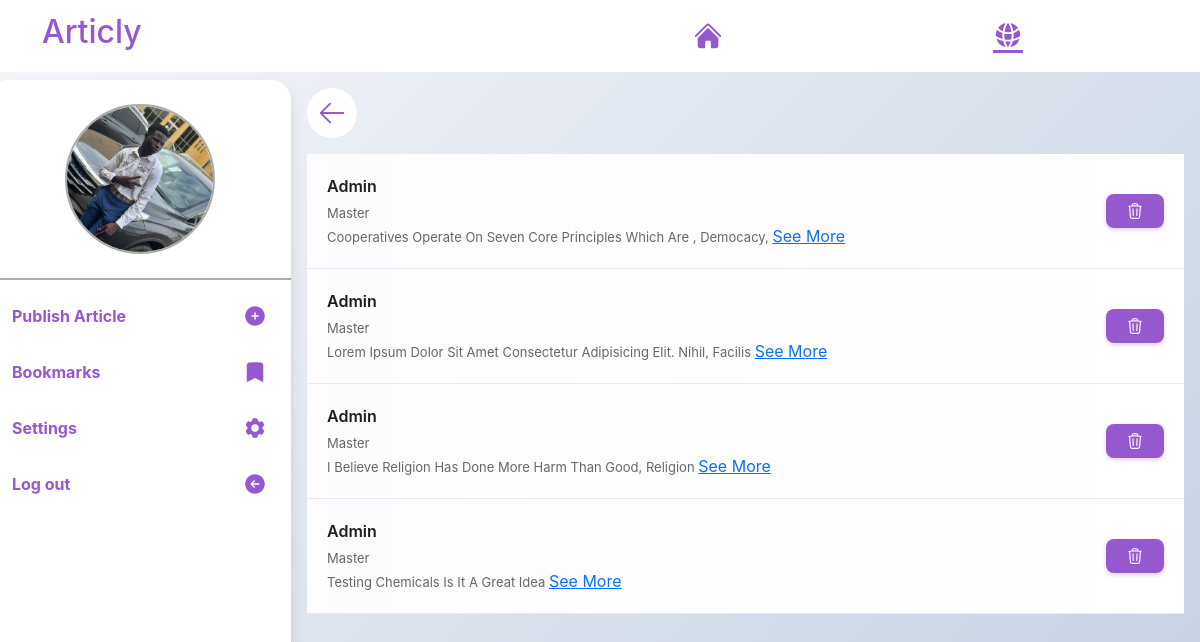
The app's page /user/bookmarks/ (signed in) with its own data.
### authentication/models.py (models this page shows, shortened)
class UserProfile(models.Model):
    user = models.OneToOneField(User,on_delete=models.CASCADE)
    category = models.ForeignKey(UserCategory,on_delete=models.CASCADE)
    bio = models.TextField(default="enter bio")
    cover_photo = models.ImageField(upload_to="cover_photo/",default="test.jpg")
    profile_photo = models.ImageField(upload_to="profile_photo/",default="test.jpg")
    name_of_school = models.CharField(max_length=50,default="")
    level_of_education = models.CharField(max_length=50,default="")
    flags = models.IntegerField(default=0)

class UserCategory(models.Model):
    category_name = models.CharField(max_length=15)
    def __str__(self):
        return self.category_name

### user/models.py (models this page shows, shortened)
class Bookmark(models.Model):
    user = models.ForeignKey(User,on_delete=models.CASCADE)
    article = models.ForeignKey(Article,on_delete=models.CASCADE)

class Article(models.Model):
    user = models.ForeignKey(User,on_delete=models.CASCADE)
    title = models.CharField(max_length=30)
    content = CKEditor5Field('Text', config_name='extends')
    time_created = models.DateTimeField(auto_now_add=True)
    date = models.DateField(auto_now_add=True)
    is_flagged = models.BooleanField(default=False)
    category = models.ForeignKey(Category,on_delete=models.CASCADE,null=True,default=None)
    slug = models.SlugField(unique=True,max_length=255)

### user/views.py (the view)
# urls.py: path("bookmarks/", views.bookmarks_page, name="bookmarks_page"),
def bookmarks_page(request):
    bookmarks = Bookmark.objects.filter(user=request.user)
    context = {"bookmarks":bookmarks}
    return render(request,"user/bookmark.html",context)

### user/templatetags/user_tags.py (called while the page is built)
@register.filter
def truncate(value,arg):
    words = value.split()[:arg]
    return ' '.join(words)

@register.filter
def generate_token(data):
    encoded_bytes = base64.urlsafe_b64encode(force_bytes(data))
    return force_str(encoded_bytes)

### user/utils.py (called while the page is built)
def custom_context(request):
    categories = Category.objects.all()
    if request.user.is_authenticated:
        preference = Prefrence.objects.get(user=request.user).category.all()
        likes = Like.objects.filter(user=request.user).values_list("article_id",flat=True)
        bookmarks = Bookmark.objects.filter(user=request.user).values_list("article_id",flat=True)
        connected_user_ids = get_complex_data(request)
        print(connected_user_ids)
        context = {"category":categories,
                   "connections":connected_user_ids,
                    "saved_preferences":preference,"likes":likes,
               "bookmarks":bookmarks,}
    else:
        context = {"category":categories}
    return context

def get_complex_data(request):
    data = cache.get(f'user_connections_{request.user}')
    if data is None:
        connections = Connection.objects.filter(
            Q(sender=request.user) | Q(receiver=request.user)
        ).values_list(
            'sender_id', 'receiver_id'
        )
        connected_user_ids = {
            uid for pair in connections for uid in pair
        }
        connected_user_ids.discard(request.user.id)
        print(f"user_connections_{request.user}")
        cache.set(f'user_connections_{request.user}', connected_user_ids,None) # Cache for 1 hour
        data = connected_user_ids
    return data

### user/templates/user/bookmark.html (shortened to what this page needs)
{% extends "user/base.html" %} {% load user_tags %}  {% block main %} {% include "user/components/back_button.html" %}
{% for bookmark in bookmarks %}
<div class="post w-100">
  <div class="author-info d-flex align-items-center justify-content-between">
    <div class="d-flex align-items-center">
      <div class="capitalize">
        <div class="author-name">{{ bookmark.user }}</div>
        <span class="author-role"
          >{{ bookmark.user.userprofile.category }}</span
        >
        <span class="author-role d-block"
          >{{ bookmark.article.content|truncate:10 }}
          <a href="{% url 'comment_page' bookmark.article.id %}">See more</a>
        </span>
      </div>
    </div>
    <div>
      <form
        class="delete_bookmark"
        action="{% url 'bookmark_post' %}"
        method="post"
      >
        <button class="connect-btn" title="Delete Bookmark">
        </button>
      </form>
    </div>
  </div>
</div>
{% endfor %} {% endblock %}

### user/templates/user/base.html (shortened to what this page needs)
{% load user_tags %} {% load static %}
<!doctype html>
<html lang="en">
  <head>
    <link
      href="https://cdn.jsdelivr.net/npm/bootstrap@5.3.8/dist/css/bootstrap.min.css"
      rel="stylesheet"
    />
    <link rel="stylesheet" href="{% static 'user/styles.css'%}" />
    <link rel="stylesheet" href="{% static 'user/article_content.css' %}" />
  </head>
  <body style="overflow: hidden">
    <nav class="navbar navbar-expand-sm" style="background-color: white">
      <div class="container">
        <a class="navbar-brand" href="{% url 'user_home' %}">
          <h2 class="pp-color">Articly</h2>
        </a>
        <div class="navigation">
          <ul>
            {% if not home %}
            <li>
              <a class="pp-color-bold" href="{% url 'user_home' %}">
              </a>
            </li>
            <li class="active">
              <a class="pp-color-bold" href="{% url 'explore' %}">
              </a>
            </li>
            {% endif %}
          </ul>
        </div>
      </div>
    </nav>
    <div class="row" style="margin-right: 0px !important">
      <div class="sidebar col-lg-3 mt-2 p-0">
        <div
          style="border-bottom: 2px solid var(--bb)"
          class="p-0 d-flex justify-content-center p-3"
        >
          {% if request.user.is_authenticated %}
          <a
            class="p-2"
            href="{% url 'user_profile' request.user.username|generate_token %}"
          >
            <div class="profile-photo">
              <img
                loading="lazy"
                style="
                  height: 100%;
                  width: 100%;
                  object-fit: cover;
                  border-radius: 50%;
                "
                src="{{ request.user.userprofile.profile_photo.url}}"
                alt="profile photo"
              />
            </div>
          </a>
          {% endif %}
        </div>
        <ul class="p-4 align-items-none">
          <a
            class="text-decoration-none"
            style="color: black"
            href="{% url 'create_post' %}"
          >
            <li class="pp-color-bold">
              Publish Article
            </li>
          </a>
          {% if request.user.is_authenticated %}
          <a class="text-decoration-none" href="{% url 'bookmarks_page' %}">
            <li class="pp-color-bold">
              Bookmarks
            </li>
          </a>
          <div class="dropup">
            <a
              href="#"
              class="text-decoration-none"
              id="settings"
              data-bs-toggle="dropdown"
              aria-haspopup="true"
              aria-expanded="false"
            >
              <li class="pp-color-bold">
                Settings
              </li>
            </a>
          </div>
          <a class="text-decoration-none" href="{% url 'account_logout' %}">
            <li class="pp-color-bold">
              Log out
            </li>
          </a>
          {% endif %}
        </ul>
      </div>
      <main
        style="overflow-y: scroll; height: 90vh"
        class="col-lg-9 col-md-12 p-lg-3 p-0"
      >
        {% block main %} {% endblock main %}
      </main>
    </div>
  </body>
</html>

### user/templates/user/components/back_button.html
<a  href="{% url 'user_home' %}" class="text-decoration-none mb-3 d-block">
<button style="width: 50px; height: 50px; border-radius: 50%;" class="custom-btn bg-white" >
 <svg xmlns="http://www.w3.org/2000/svg" viewBox="0 0 24 24" fill="var(--pp)" class="size-6">
  <path fill-rule="evenodd" d="M11.03 3.97a.75.75 0 0 1 0 1.06l-6.22 6.22H21a.75.75 0 0 1 0 1.5H4.81l6.22 6.22a.75.75 0 1 1-1.06 1.06l-7.5-7.5a.75.75 0 0 1 0-1.06l7.5-7.5a.75.75 0 0 1 1.06 0Z" clip-rule="evenodd" />
</svg>
</button>
</a>

### user/static/user/styles.css (style rules this page uses)
* { margin: 0; padding: 0; box-sizing: border-box; font-family: -apple-system, BlinkMacSystemFont, 'Segoe UI', Roboto, Helvetica, Arial, sans-serif; font-size: 1rem; }
:root { --pp : rgb(150, 88, 207); --bb : rgba(0, 0, 0, 0.329); }
.pp-color { color: var(--pp); }
.pp-color-bold { color: var(--pp); font-weight: bolder; }
body { background: linear-gradient(135deg, #f5f7fa 0%, #c3cfe2 100%); min-height: 100vh; }
.sidebar { background-color: white; height: 93dvh; border-radius: 20px; box-shadow: 0 4px 6px rgba(0, 0, 0, 0.07), 0 10px 20px rgba(0, 0, 0, 0.06); }
.navigation { width: 50dvw; }
.navigation ul li { list-style: none; display: inline-block; font-weight: bolder; font-size: 1rem; transition: border 0.5s ease-in-out; cursor: pointer; color: var(--pp); }
li.active { border-bottom: 3px solid var(--pp); }
.navigation ul { display: flex; justify-content: space-around; align-items: center; width: 100%; margin: 0; padding: 0; }
.profile-photo { width: 150px; height: 150px; border-radius: 50%; border: 2px solid rgba(0, 0, 0, 0.329); transition: all 0.3s ease; }
.sidebar ul li,.mobile-sidebar ul li { display: flex; justify-content: space-between; transition: all .5 ease-in; }
.sidebar ul,.mobile-sidebar ul { display: flex; flex-direction: column; gap: 2rem; list-style: none; }
.custom-btn { border: none; padding: 10px; width: 100%; border-radius: 5px; }
.post { border: none; background: white; overflow: hidden; transition: transform 0.3s ease, box-shadow 0.3s ease; margin: 0 auto; }
.author-info { padding: 20px !important; border-bottom: 1px solid rgba(150, 88, 207, 0.15); background: linear-gradient(to right, rgba(150, 88, 207, 0.02), transparent); }
.author-name { font-weight: 600; font-size: 16px; color: #1c1e21; margin-bottom: 2px; }
.author-role { font-size: 13px; color: #65676b; font-weight: 400; }
.connect-btn { background: var(--pp); border: none; padding: 8px 20px; border-radius: 8px; color: white; font-weight: 600; font-size: 14px; display: flex; align-items: center; gap: 6px; transition: all 0.3s ease; cursor: pointer; box-shadow: 0 2px 4px rgba(150, 88, 207, 0.3); }
.connect-btn svg { width: 18px; height: 18px; }
.capitalize { text-transform: capitalize; }

### records on screen
Bookmark: user "Admin", user.userprofile.category "Master", article.content "Cooperatives Operate On Seven Core Principles Which Are , Democacy,"
Bookmark: user "Admin", user.userprofile.category "Master", article.content "Lorem Ipsum Dolor Sit Amet Consectetur Adipisicing Elit. Nihil, Facilis"
Bookmark: user "Admin", user.userprofile.category "Master", article.content "I Believe Religion Has Done More Harm Than Good, Religion"
Bookmark: user "Admin", user.userprofile.category "Master", article.content "Testing Chemicals Is It A Great Idea"
